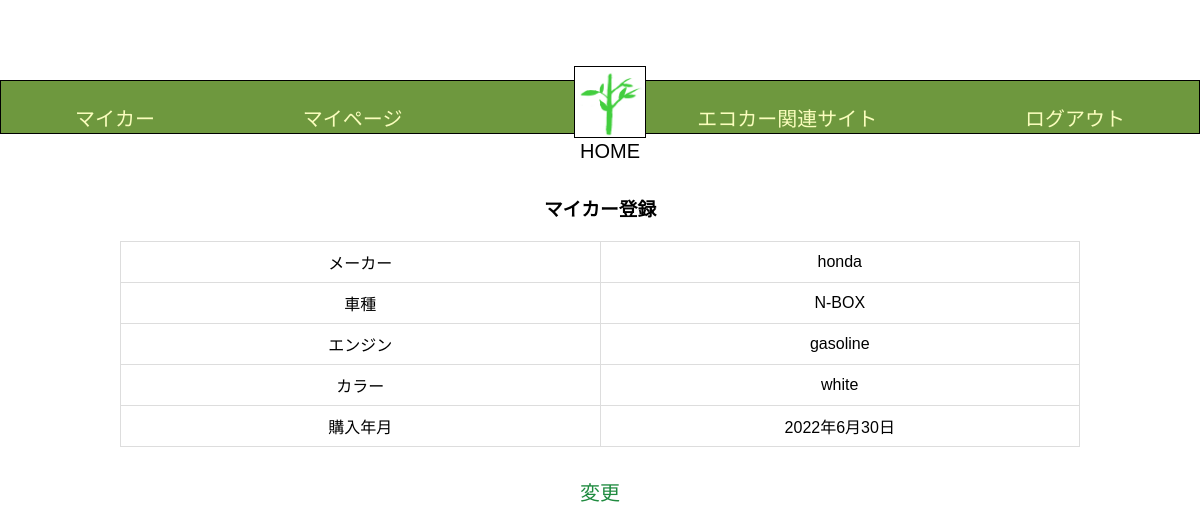
/Edrive/my_car/1 (signed in), run on an earlier commit of the app's database.
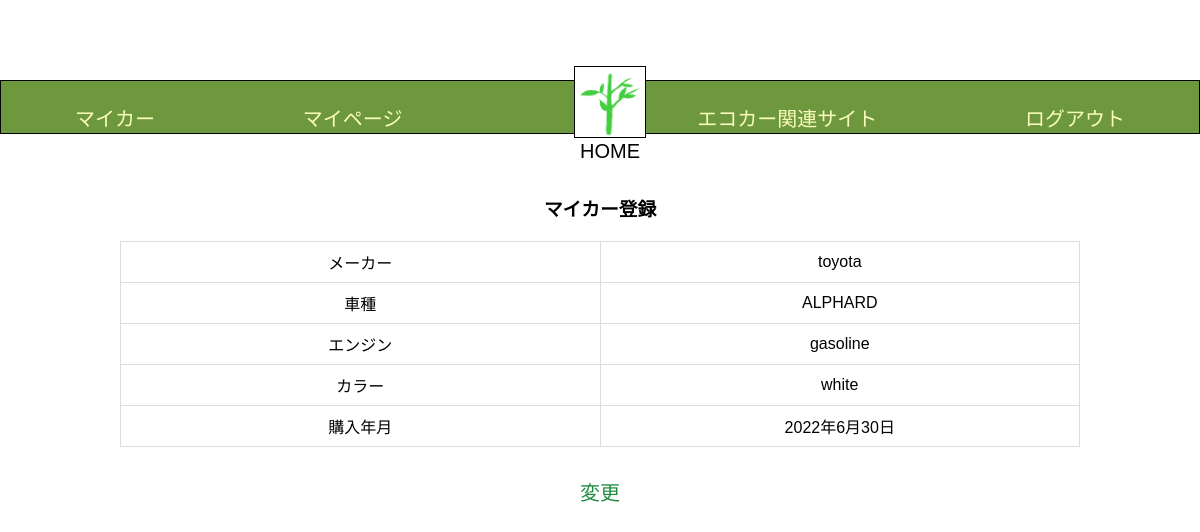
And on a later commit of the database.
### Edrive/models.py (models this page shows)
class BaseModel(models.Model):
    created_at = models.DateTimeField(auto_now_add=True)
    updated_at = models.DateTimeField(auto_now=True)
    class Meta:
        abstract = True

class MyCar(BaseModel):
    name = models.CharField(max_length=1000, default='default_name')
    user = models.ForeignKey(User, related_name='mycars', on_delete=models.CASCADE)
    car_model = models.ForeignKey(CarModel, on_delete=models.CASCADE,null=True)
    purchase_on = models.DateField(null=True)
    next_oil_change_on = models.DateField(null=True)
    next_inspection_on = models.DateField(null=True)
    target_fuel_efficiency = models.FloatField(null=True, blank=True)
    class Meta:
        db_table = 'my_cars'

class CarModel(BaseModel):
    CarModel_CHOICES = [
        ('AQUA', 'アクア'),
        ('ROOMY','ルーミー'),
        ('ALPHARD','アルファード'),
        ('RAIZE', 'ライズ'),
        ('N-BOX','エヌボックス'),
        ('FREED','フリード'),
        ('VEZEL', 'ヴェゼル'),
        ('CANBUS', 'ムーヴキャンバス'),
        ('Tanto','タント'),
        ('Rocky', 'ロッキー'),
        ('NOTE', 'ノート'),
        ('SERENA','セレナ'),
        ('DAYZ','デイズ'),
        ('X-TRAIL', 'エクストレイル'),
    ]
    EngineType_CHOICES = [
        ('gasoline', 'ガソリン'),
        ('hybrid', 'ハイブリッド'),
        ('other', 'その他'),
    ]
    Color_CHOICES = [
        ('red', 'レッド'),
        ('blue','ブルー'),
        ('white','ホワイト'),
        ('yellow', 'イエロー'),
        ('pink', 'ピンク'),
        ('green', 'グリーン'),
        ('black', 'ブラック'),
        ('purple', 'パープル'),
        ('grey', 'グレー'),
        ('brown', 'ブラウン'),
    ]
    name = models.CharField(max_length=1000, default='default_name')
    manufacturer = models.ForeignKey(Manufacturer, on_delete=models.CASCADE, null=True)
    car_model_name = models.CharField(max_length=120, choices=CarModel_CHOICES)
    engine_type = models.CharField(max_length=50, choices=EngineType_CHOICES)
    color = models.CharField(max_length=150, choices=Color_CHOICES)
    average_fuel_efficiency = models.FloatField(null=True, blank=True)
    car_group = models.CharField(max_length=200, null=True, default=None)
    class Meta:
        db_table = 'car_models'

class Manufacturer(BaseModel):
    MANUFACTURER_CHOICES = [
        ('toyota', 'トヨタ'),
        ('honda', 'ホンダ'),
        ('daihatsu', 'ダイハツ'),
        ('nissan', 'ニッサン'),
    ]
    name = models.CharField(max_length=1000, default='default_name')
    manufacturer_name = models.CharField(max_length=70, choices=MANUFACTURER_CHOICES)
    class Meta:
        db_table = 'manufacturers'

### Edrive/views.py (the view)
# urls.py: path('my_car/<int:pk>',MyCarView.as_view(), name = 'my_car'),
class  MyCarView(LoginRequiredMixin,View):
    template_name = 'my_car.html'
    def get(self, request, *args, **kwargs):
        user = request.user
        try:
            user_instance = Users.objects.get(email=user.email)
        except Users.DoesNotExist:
            user_instance = None
        if user_instance is None:
            return render(request, self.template_name)
        my_car = MyCar.objects.filter(user=user_instance).first()
        manufacturer_dict = {
            'toyota': 'トヨタ',
            'honda': 'ホンダ',
            'daihatsu': 'ダイハツ',
            'nissan': 'ニッサン',
        }
        car_model_dict = {
            'AQUA': 'アクア',
            'ROOMY': 'ルーミー',
            'ALPHARD': 'アルファード',
            'RAIZE': 'ライズ',
            'N-BOX': 'エヌボックス',
            'FREED': 'フリード',
            'VEZEL': 'ヴェゼル',
            'CANBUS': 'ムーヴキャンバス',
            'Tanto': 'タント',
            'Rocky': 'ロッキー',
            'NOTE': 'ノート',
            'SERENA': 'セレナ',
            'DAYZ': 'デイズ',
            'X-TRAIL': 'エクストレイル',
        }
        engine_type_dict = {
            'gasoline': 'ガソリン',
            'hybrid': 'ハイブリッド',
            'other': 'その他',
        }
        color_dict = {
            'red': 'レッド',
            'blue': 'ブルー',
            'white': 'ホワイト',
            'yellow': 'イエロー',
            'pink': 'ピンク',
            'green': 'グリーン',
            'black': 'ブラック',
            'purple': 'パープル',
            'grey': 'グレー',
            'brown': 'ブラウン',
        }
        if my_car:
            manufacturer_jp = manufacturer_dict.get(my_car.car_model.manufacturer.manufacturer_name, my_car.car_model.manufacturer.manufacturer_name)
            car_model_jp = car_model_dict.get(my_car.car_model.car_model_name, my_car.car_model.car_model_name)
            engine_type_jp = engine_type_dict.get(my_car.car_model.engine_type, my_car.car_model.engine_type)
            color_jp = color_dict.get(my_car.car_model.color, my_car.car_model.color)
        else:
            manufacturer_jp = None
            car_model_jp = None
            engine_type_jp = None
            color_jp = None
        context = {
            'user':user_instance,
            'mycars_instance': my_car,
            'manufacturer_jp': manufacturer_jp,
            'car_model_jp': car_model_jp,
            'engine_type_jp': engine_type_jp,
            'color_jp': color_jp,
        }
        return render(request, self.template_name, context)

### templates/my_car.html (shortened to what this page needs)
{% load static %}
<!DOCTYPE html>
<html lang="ja">
   <head>
      <link rel="stylesheet" href="{% static 'css/style.css' %}">
   </head>
   <body>
       <header class="header-container">
      <nav class="navbar navbar-expand-lg navbar-light bg-light">
        <a class="navbar-brand" href="{% url 'Edrive:my_car' user.pk %}">マイカー</a>
        <a class="navbar-brand" href="{% url 'Edrive:mypage' user.pk %}">マイページ</a>
        <div class="logo">
        <a href="{% url 'Edrive:home' %}" class="home-link">
             <img src = "{% get_media_prefix %}shinryoku.png"  alt = "ホーム">
             <p>HOME</p>
        </a>
        </div>
        <a class="navbar-brand" href="{% url 'Edrive:eco_car_site' %}">エコカー関連サイト</a>
        <a class="navbar-brand" href="{% url 'Edrive:logout' %}">ログアウト</a>
      </nav>
      </header>
        <div class="car-info">
        <h3>マイカー登録</h3>
            <table class="table table-bordered">
            <tbody>
                <tr>
                    <td style="width: 30%;">メーカー</td>
                    <td style="width: 30%;">{{ mycars_instance.car_model.manufacturer.manufacturer_name }}</td>
                </tr>
                <tr>
                    <td>車種</td>
                    <td>{{ mycars_instance.car_model.car_model_name }}</td>
                </tr>
                <tr>
                    <td>エンジン</td>
                    <td>{{ mycars_instance.car_model.engine_type }}</td>
                </tr>
                <tr>
                    <td>カラー</td>
                    <td>{{ mycars_instance.car_model.color }}</td>
                </tr>
                <tr>
                    <td>購入年月</td>
                    <td>{{ mycars_instance.purchase_on }}</td>
                </tr>
            </tbody>
            </table>
        <nav>
          <a class="navbar-brand" href="{% url 'Edrive:mycar_detail' user.pk %}">変更</a>
        </nav>
        </div>
    </body>
</html>

What changed in the data, as far as the page shows it:
changed MyCar "gasoline": car_model.manufacturer.manufacturer_name "honda" → "toyota"; car_model.car_model_name "N-BOX" → "ALPHARD"
